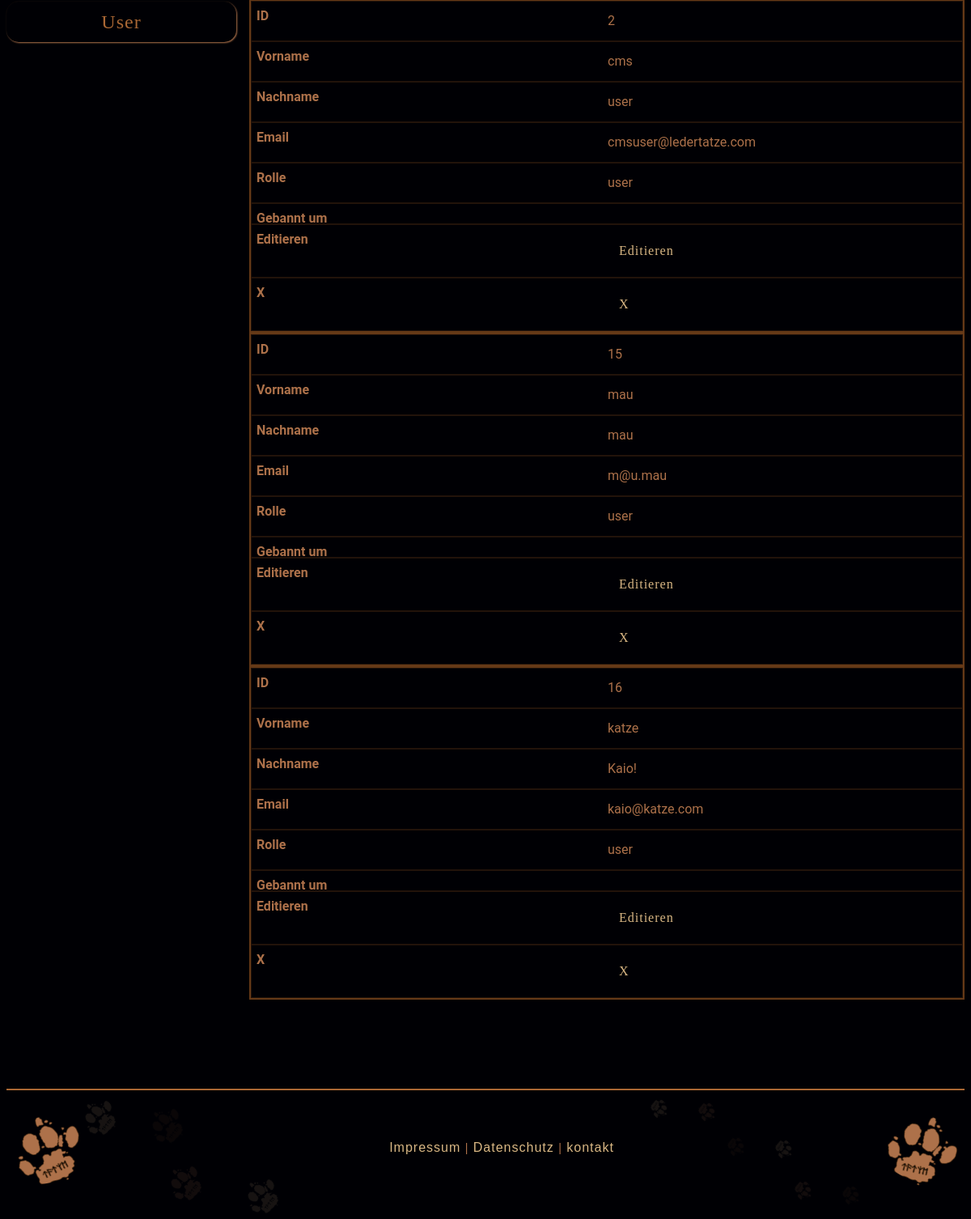
The app's page /index?p=admin&module=users&action=list (signed in, lower part), older data.
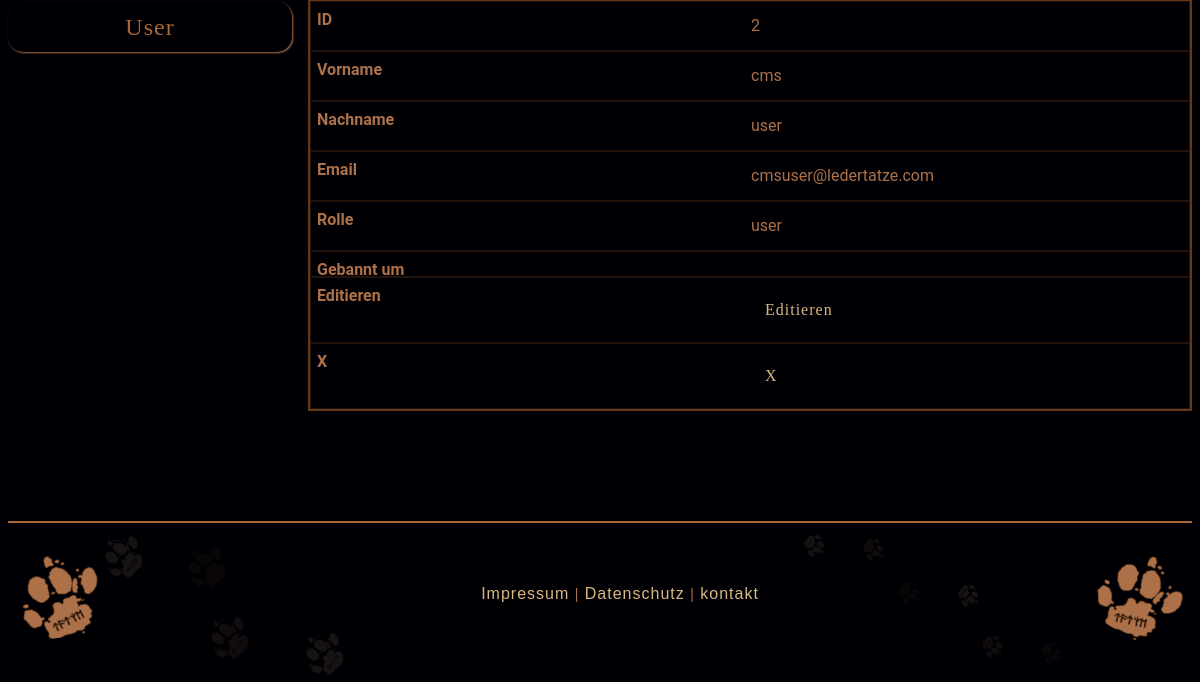
The same page, newer data.
### tables this page shows
CREATE TABLE `users` (
  `id` int(11) NOT NULL,
  `email` varchar(250) NOT NULL,
  `first_name` varchar(250) NOT NULL,
  `last_name` varchar(250) NOT NULL,
  `password` varchar(250) NOT NULL,
  `role` varchar(20) NOT NULL DEFAULT 'user',
  `login_try` int(3) NOT NULL DEFAULT 0,
  `banned_at` datetime DEFAULT NULL
);

### web/index.php (called while the page is built, shortened)
<?php
require 'templates/layout.php';

### web/models/users.php (called while the page is built, shortened)
<?php
function getAllUsers()
{
    global $db_connection;
    $res = mysqli_query($db_connection, "SELECT * FROM users");
    $items = [];
    while ($row = mysqli_fetch_assoc($res)) {
        $items[] = $row;
    }
    return $items;
}

### web/controllers/admin/users.php (called while the page is built, shortened)
<?php
$available_actions = [
    'list',
    'new',
    'create',
    'edit',
    'update',
    'delete'
];
if (isset($_REQUEST['action']) && in_array($_REQUEST['action'], $available_actions)) {
    $action = $_REQUEST['action'];
} else {
}
if (isset($action)){
    switch ($action) {
        case 'list':
            $pageElement = listItems();
            break;
    }
}
function listItems()
{
    include('models/users.php');
    $items = getAllUsers();
    return [
        'page' => 'templates/admin/lists/users.php',
        'items' => $items,
        'edit_link' => 'index.php?p=admin&module=users&action=edit&id=',
        'delete_link' => 'index.php?p=admin&module=users&action=delete&id=',
    ];
}

### web/templates/admin/lists/users.php (the view, shortened to what this page needs)
<div class="row">
    <div class="col table-responsive" id="no-more-tables">
        <table class="table table-bordered table-striped table-condensed">
            <tbody>
                <?php foreach($pageElement['items'] as $item){ ?>
                    <tr>
                        <td data-title="ID"><?php print $item['id']; ?></td>
                        <td data-title="Vorname"><?php print $item['first_name']; ?></td>
                        <td data-title="Nachname"><?php print $item['last_name']; ?></td>
                        <td data-title="Email"><?php print $item['email']; ?></td>
                        <td data-title="Rolle"><?php print $item['role']; ?></td>
                        <td data-title="Gebannt um"><?php print $item['banned_at']; ?></td>
                        <td data-title="Editieren"><button class="btn"><a href="<?php print $pageElement['edit_link'] . $item['id']; ?>">Editieren</a></button></td>
                        <td data-title="X">
                            <button class="btn" <?= $item['id']== 1 ? 'disabled>!': "><a href=".$pageElement['delete_link'] . $item['id'].">X</a>";?></button>
                        </td>
                    </tr>
                <?php } ?>
            </tbody>
        </table>
    </div>
</div>

Row changes from the older to the newer data that the page shows:
removed users: id "15", first_name "mau", last_name "mau", email "m@u.mau", role "user"
removed users: id "16", first_name "katze", last_name "Kaio!", email "kaio@katze.com", role "user"
